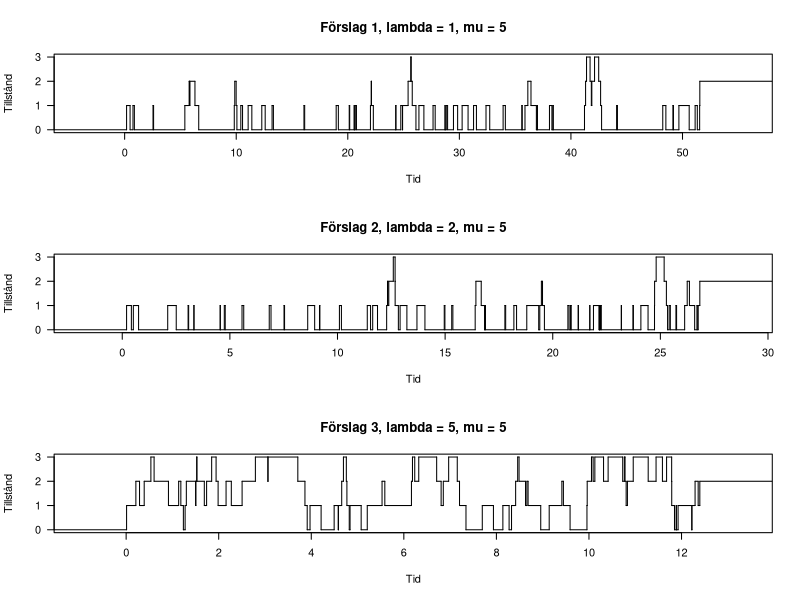

The R source for this figure:
## ---- chunk 1
# Denna funktion utgör ett skal för en födelse-dödsprocess med intensiteter
# lambda och mu.
# Funktionen returnerar en lista med tider för tillståndsbyten och tillstånd.
bd_process <- function(lambda, mu, initial_state = 0, steps = 100) {
    time_now <- 0
    state_now <- initial_state
    # Dessa vektorer ska byggas på i loopen nedan
    time <- 0
    state <- initial_state
    for (i in 1:steps) {

        # Om tillståndet är 3 så är lambda 0, intensiteten för födelse
        # om redan i 3, kan ej födelse ske
        if (state_now == 3) {
            lambda_now <- 0
        } else {
            lambda_now <- lambda
        }

        # Om tillståndet är 0 så är mu 0, intensiteten för dödsfall
        # om redan i 0, kan ej dödsfall ske
        if (state_now == 0) {
            mu_now <- 0
        } else {
            mu_now <- mu
        }

        # ty tiden till nästa tillståndsbyte är exponentialfördelad med parametern 
        time_to_transition <- rexp(1, lambda_now + mu_now) 
        lambda_now + mu_now

        # i en födelsedods-process har vi ett tal mellan 0-1 som vi generare slumpmässigt, se runif(1)
        # om det talet är mindre än lambda_now / (lambda_now + mu_now) så sker en 
        # födelse, annars en dödsfall enligt definitionen av födelsedödsprocessen
        if (runif(1) < lambda_now / (lambda_now + mu_now)) {
            state_now <- state_now + 1
        } else {
            state_now <- state_now - 1
        }

        time_now <- time_now + time_to_transition # time nu är tiden från starten
        time <- c(time, time_now) # time är en vektor som innehåller alla tider från starten
        state <- c(state, state_now) # state är en vektor som innehåller alla tillstånd från starten
    }
    # Returnera en lista med de två vektorerna tid och state
    list(time = time, state = state)
}
## ---- chunk 2
# Sätt slumptalsfröet för reproducerbarhet
set.seed(040911)

forslag1 <- bd_process(lambda = 1, mu = 5)
time1 <- forslag1$time
state1 <- forslag1$state

forslag2 <- bd_process(lambda = 2, mu = 5)
time2 <- forslag2$time
state2 <- forslag2$state

forslag3 <- bd_process(lambda = 5, mu = 5)
time3 <- forslag3$time
state3 <- forslag3$state

# Kombinera alla tre förslagen i en plot med tre subplots och reserverar 
# en hel sida för dessa plottar när man knittar
# las = 2 betyder att y-axelns etiketter är horisontella
par(mfrow = c(3, 1))

plot(stepfun(time1[-1], state1), do.points = FALSE,
     xlab = "Tid", ylab = "Tillstånd", 
     main = "Förslag 1, lambda = 1, mu = 5",
     yaxt = "n")
axis(2, at = c(0, 1, 2, 3), las = 2)

plot(stepfun(time2[-1], state2), do.points = FALSE,
     xlab = "Tid", ylab = "Tillstånd", 
     main = "Förslag 2, lambda = 2, mu = 5",
     yaxt = "n")
axis(2, at = c(0, 1, 2, 3), las = 2)

plot(stepfun(time3[-1], state3), do.points = FALSE,
     xlab = "Tid", ylab = "Tillstånd", 
     main = "Förslag 3, lambda = 5, mu = 5",
     yaxt = "n")
axis(2, at = c(0, 1, 2, 3), las = 2)
## ---- chunk 3
# steps representerar antalet tillståndsbyten
forslag1_500 <- bd_process(lambda = 1, mu = 5, steps = 500)
forslag2_500 <- bd_process(lambda = 2, mu = 5, steps = 500)
forslag3_500 <- bd_process(lambda = 5, mu = 5, steps = 500)

# hämtar det sista elementet i tid-vektorn för intresserade av det totala tiden
# tail(time,1) där 1 är antalet element från slutet som ska hämtas
tid1 <- round(tail(forslag1_500$time, 1), 0)
tid2 <- round(tail(forslag2_500$time, 1), 0)
tid3 <- round(tail(forslag3_500$time, 1), 0)

# skapar en data.frame med de olika tiderna
bd_process_500 <- data.frame(
  Förslag = c("1", "2", "3"),
  Tid = c(tid1, tid2, tid3)
)

knitr::kable(bd_process_500, caption = "Tid för att systemet hade ändrat tillstånd 500 gånger")
## ---- chunk 4
proportion_in_state <- function(state, bdp) {

  # Beräkna tidsintervallerna mellan tillståndsbyten genom
  # att ta differensen mellan tiderna i time-vektorn
  time_intervals <- diff(bdp$time)

  # Ignorera det sista elementet i state-vektorn enligt instruktionerna
  visited_states <- bdp$state[-length(bdp$state)]

  # Beräkna andelen tid i det givna tillståndet genom att 
  # summera tiden i varje tillstånd då visited_states == state, 
  # dvs där den besökte tillståndet är det givna tillståndet
  # och dela med den totala tiden

  proportion <- sum(time_intervals[visited_states == state]) / sum(time_intervals)
  return(proportion)
}
## ---- chunk 5
# Generera simulerade data för 1000 tillståndsbyten för varje förslag
forslag1_1000 <- bd_process(lambda = 1, mu = 5, steps = 1000)
forslag2_1000 <- bd_process(lambda = 2, mu = 5, steps = 1000)
forslag3_1000 <- bd_process(lambda = 5, mu = 5, steps = 1000)

# Beräkna andelen tid i varje tillstånd för varje förslag
forslag1 <- c(proportion_in_state(0, forslag1_1000),
              proportion_in_state(1, forslag1_1000),
              proportion_in_state(2, forslag1_1000),
              proportion_in_state(3, forslag1_1000))
forslag2 <- c(proportion_in_state(0, forslag2_1000),
              proportion_in_state(1, forslag2_1000),
              proportion_in_state(2, forslag2_1000),
              proportion_in_state(3, forslag2_1000))
forslag3 <- c(proportion_in_state(0, forslag3_1000),
              proportion_in_state(1, forslag3_1000),
              proportion_in_state(2, forslag3_1000),
              proportion_in_state(3, forslag3_1000))

# Skapa en snygg data.frame med tydliga kolumnnamn och rundade värden
bd_process_1000 <- data.frame(
  State = c(0, 1, 2, 3),
  Förslag1 = round(forslag1, 3),
  Förslag2 = round(forslag2, 3),
  Förslag3 = round(forslag3, 3)
)

# Visa dataframen med knitr::kable
knitr::kable(bd_process_1000, caption = "Andel tid spenderad i varje tillstånd")
